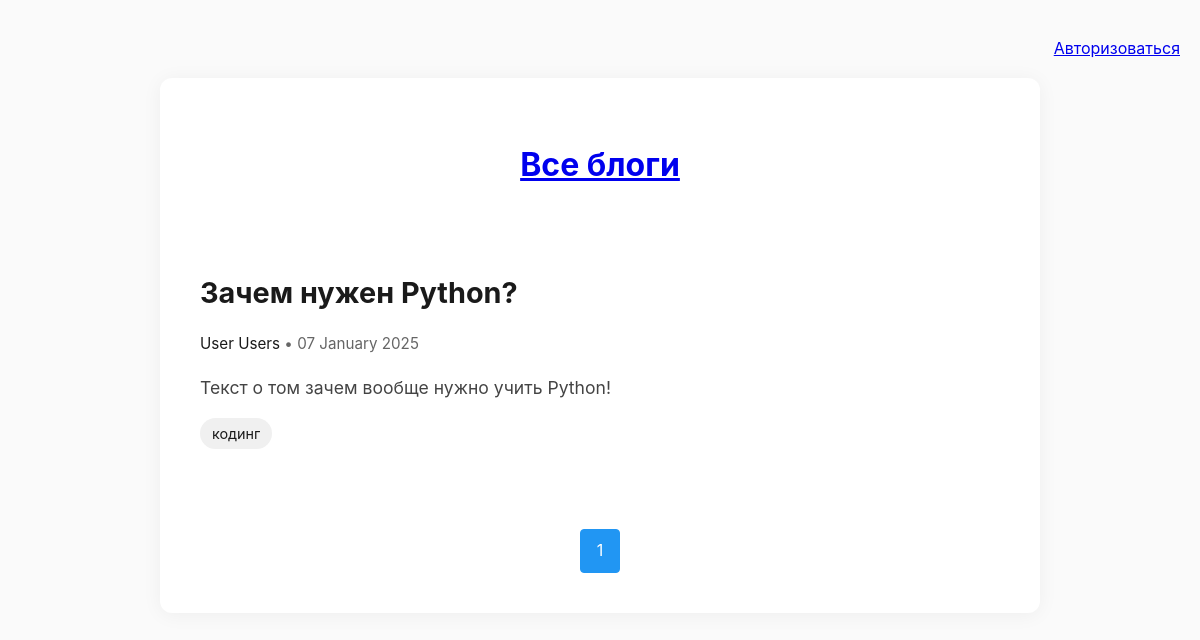
Page /blogs/?author_id=1 on the committed database.
### core/models/base.py (models this page shows)
class Base(DeclarativeBase):
    __abstract__ = True
    id: Mapped[int] = mapped_column(primary_key=True, autoincrement=True)
    created_at: Mapped[datetime] = mapped_column(TIMESTAMP, server_default=func.now())
    updated_at: Mapped[datetime] = mapped_column(
        TIMESTAMP, server_default=func.now(), onupdate=func.now()
    )

class Blog(Base):
    __tablename__ = "blogs"
    title: Mapped[str] = mapped_column(unique=True, nullable=False)
    author: Mapped[int] = mapped_column(ForeignKey("users.id"), nullable=False)
    content: Mapped[str] = mapped_column(Text)
    short_description: Mapped[str] = mapped_column(Text)
    status: Mapped[str] = mapped_column(default="published", server_default="published")
    user: Mapped["User"] = relationship("User", back_populates="blogs")
    tags: Mapped[list["Tag"]] = relationship(
        secondary="blog_tags", back_populates="blogs"
    )

class Tag(Base):
    __tablename__ = "tags"
    name: Mapped[str] = mapped_column(String(50), unique=True)
    blogs: Mapped[list["Blog"]] = relationship(
        secondary="blog_tags", back_populates="tags"
    )

### pages/views.py (the view)
@router.get('/blogs/')
async def get_blog_posts(
        request: Request,
        author_id: int | None = None,
        tag: str | None = None,
        page: int = 1,
        page_size: int = 3,
        session: AsyncSession = Depends(db_helper.session_dependency),
):
    blogs = await get_blog_list(
        session=session,
        author_id=author_id,
        tag=tag,
        page=page,
        page_size=page_size
    )
    logger.info("blogs: %s" % blogs)
    return templates.TemplateResponse(
        "posts.html",
        {
            "request": request,
            "article": blogs,
            "filters": {
                "author_id": author_id,
                "tag": tag,
            }
        }
    )

### templates/posts.html (shortened to what this page needs)
<!DOCTYPE html>
<html lang="ru">
<head>
    <link rel="stylesheet" href="/static/style/posts.css">
</head>
<body>
<p align="right"><a href="/login/">Авторизоваться</a></p>
<div class="content-container">
    <div class="page-header">
        <h1><a href="/blogs/">Все блоги</a></h1>
    </div>
    <ul class="articles-list">
        {% for blog in article.blogs %}
        <li class="article-card">
            <h2><a href="/blogs/{{ blog.id }}">{{ blog.title }}</a></h2>
            <div class="article-meta">
                {% if blog.author_id %}
                <a href="?author_id={{ blog.author_id }}">{{ blog.author_name }}</a>
                {% else %}
                {{ blog.author_name }}
                {% endif %}
                • {{ blog.created_at.strftime('%d %B %Y') }}
            </div>
            <p class="article-excerpt">{{ blog.short_description }}</p>
            {% if blog.tags %}
            <div class="article-tags">
                {% for tag in blog.tags %}
                <a href="/blogs?tag={{ tag.name }}" class="tag">{{ tag.name }}</a>
                {% endfor %}
            </div>
            {% endif %}
        </li>
        {% endfor %}
    </ul>
    <div class="pagination">
        {% for p in range(1, article.total_page + 1) %}
        <a href="?page={{ p }}{% if filters.author_id %}&author_id={{ filters.author_id }}{% endif %}{% if filters.tag %}&tag={{ filters.tag }}{% endif %}"
           class="pagination-link {% if p == article.page %}active{% endif %}">{{ p }}</a>
        {% endfor %}
    </div>
</div>
</body>
</html>

### static/style/posts.css (style rules this page uses)
:root { --primary-color: #1a1a1a; --secondary-color: #666; --accent-color: #2196F3; --background-color: #fafafa; --tag-bg: #f0f0f0; --tag-hover-bg: #1976D2; --tag-hover-text: #fff; --max-width: 800px; }
body { font-family: -apple-system, BlinkMacSystemFont, Segoe UI, Roboto, Helvetica Neue, Arial, sans-serif; line-height: 1.6; color: var(--primary-color); margin: 0; padding: 20px; background: var(--background-color); }
.content-container { max-width: var(--max-width); margin: 0 auto; padding: 40px; background: white; box-shadow: 0 2px 20px rgba(0, 0, 0, 0.05); border-radius: 12px; }
.page-header { margin-bottom: 3rem; text-align: center; }
.articles-list { list-style: none; padding: 0; margin: 0; }
.article-card { padding: 2rem 0; border-bottom: 1px solid #f0f0f0; transition: transform 0.3s ease; }
.article-card:last-child { border-bottom: none; }
.article-card h2 { font-size: 1.8rem; margin: 0 0 1rem 0; }
.article-card a { color: var(--primary-color); text-decoration: none; transition: color 0.2s ease; }
.article-meta { color: var(--secondary-color); font-size: 0.95rem; margin-bottom: 1rem; }
.article-excerpt { color: #444; font-size: 1.1rem; line-height: 1.6; margin-bottom: 1rem; }
.article-tags { display: flex; flex-wrap: wrap; gap: 8px; margin-top: 1rem; }
.tag { background: var(--tag-bg); padding: 4px 12px; border-radius: 16px; font-size: 0.9rem; color: var(--secondary-color); text-decoration: none; transition: all 0.2s ease; }
.pagination { display: flex; justify-content: center; gap: 10px; margin-top: 3rem; }
.pagination-link { padding: 8px 16px; border: 1px solid var(--accent-color); border-radius: 4px; color: var(--accent-color); text-decoration: none; transition: all 0.3s ease; }
.pagination-link.active { background: var(--accent-color); color: white; }

### rows in the picture
Blog: title "Зачем нужен Python?", author_name "User Users", created_at "07 January 2025", short_description "Текст о том зачем вообще нужно учить Python!"
Tag: name "кодинг"

### other values in the picture
{{ p }} "1"
